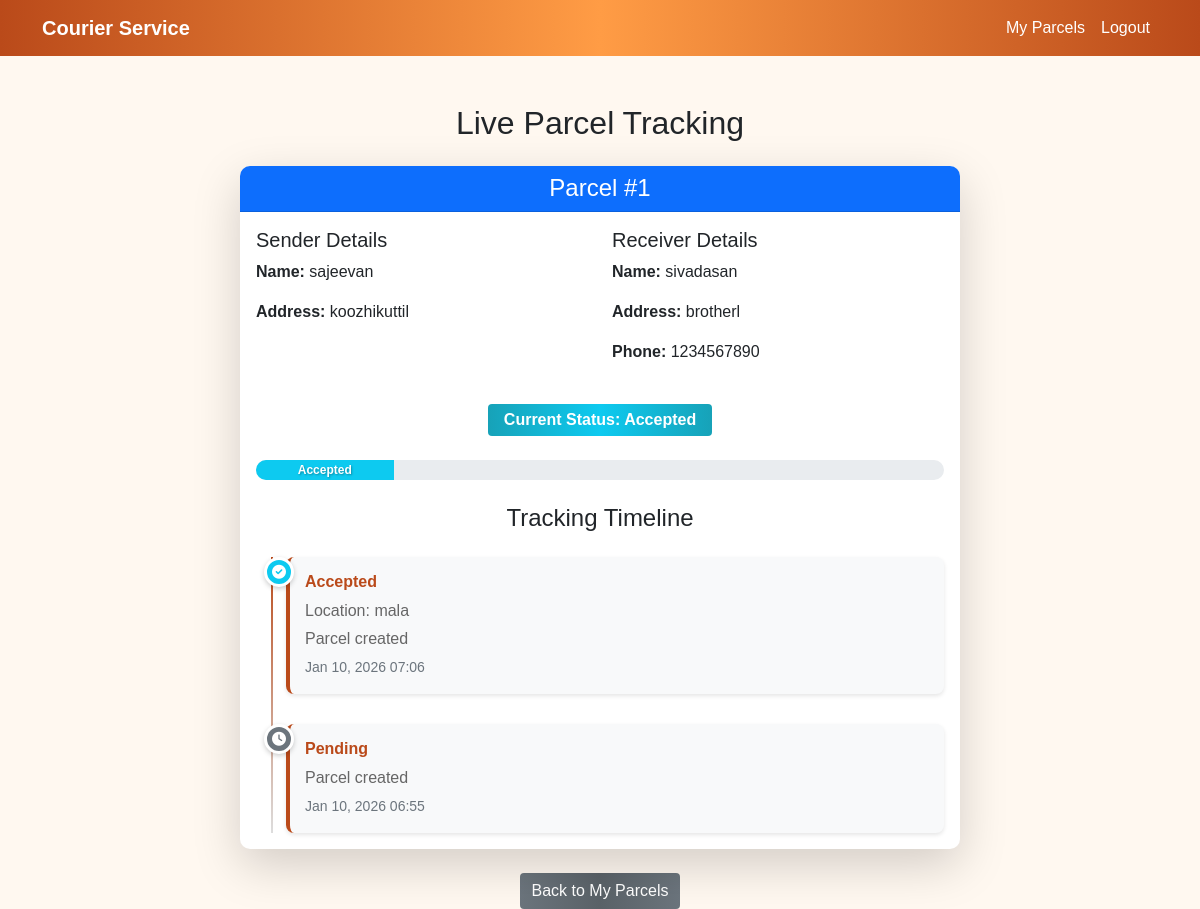
The page /parcel/1/tracking/ (signed in) on the database its author committed.
### courier/models.py (models this page shows, shortened)
class Parcel(models.Model):
    STATUS_CHOICES = [
        ('pending', 'Pending'),
        ('accepted', 'Accepted'),
        ('will_reach_soon', 'Will Reach Soon'),
        ('collected', 'Collected'),
        ('started_journey', 'Started Journey'),
        ('will_arrive_soon', 'Will Arrive Soon'),
        ('delivered', 'Delivered'),
        ('cancelled', 'Cancelled'),
    ]
    user = models.ForeignKey(CustomUser, on_delete=models.CASCADE)
    sender_name = models.CharField(max_length=100)
    sender_address = models.TextField()
    receiver_name = models.CharField(max_length=100)
    receiver_address = models.TextField()
    receiver_phone = models.CharField(max_length=15)
    description = models.TextField()
    weight = models.DecimalField(max_digits=5, decimal_places=2)
    status = models.CharField(max_length=20, choices=STATUS_CHOICES, default='pending')
    created_at = models.DateTimeField(auto_now_add=True)
    updated_at = models.DateTimeField(auto_now=True)

class Tracking(models.Model):
    parcel = models.ForeignKey(Parcel, on_delete=models.CASCADE, related_name='trackings')
    status = models.CharField(max_length=20, choices=Parcel.STATUS_CHOICES)
    location = models.CharField(max_length=100, blank=True)
    notes = models.TextField(blank=True)
    timestamp = models.DateTimeField(auto_now_add=True)

### courier/views.py (the view)
# urls.py: path('parcel/<int:parcel_id>/tracking/', views.parcel_tracking, name='parcel_tracking'),
@login_required
def parcel_tracking(request, parcel_id):
    parcel = get_object_or_404(Parcel, id=parcel_id, user=request.user)
    trackings = parcel.trackings.all().order_by('-timestamp')
    return render(request, 'parcel_tracking.html', {'parcel': parcel, 'trackings': trackings})

### templates/parcel_tracking.html (shortened to what this page needs)
{% extends 'base.html' %}
{% block content %}
<div class="container mt-5">
    <h2 class="text-center mb-4">Live Parcel Tracking</h2>
    <div class="row justify-content-center">
        <div class="col-lg-8">
            <div class="card shadow-lg">
                <div class="card-header bg-primary text-white text-center">
                    <h4 class="mb-0">Parcel #{{ parcel.id }}</h4>
                </div>
                <div class="card-body">
                    <div class="row mb-4">
                        <div class="col-md-6">
                            <h5>Sender Details</h5>
                            <p><strong>Name:</strong> {{ parcel.sender_name }}</p>
                            <p><strong>Address:</strong> {{ parcel.sender_address }}</p>
                        </div>
                        <div class="col-md-6">
                            <h5>Receiver Details</h5>
                            <p><strong>Name:</strong> {{ parcel.receiver_name }}</p>
                            <p><strong>Address:</strong> {{ parcel.receiver_address }}</p>
                            <p><strong>Phone:</strong> {{ parcel.receiver_phone }}</p>
                        </div>
                    </div>
                    <div class="text-center mb-4">
                        <span class="badge fs-6 px-3 py-2
                            {% if parcel.status == 'delivered' %}bg-success
                            {% elif parcel.status == 'will_arrive_soon' or parcel.status == 'started_journey' %}bg-warning text-dark
                            {% elif parcel.status == 'accepted' or parcel.status == 'will_reach_soon' or parcel.status == 'collected' %}bg-info
                            {% else %}bg-secondary{% endif %}">
                            Current Status: {{ parcel.get_status_display }}
                        </span>
                    </div>
                    <div class="mb-4">
                        <div class="progress" style="height: 20px;">
                            <div class="progress-bar
                                {% if parcel.status == 'delivered' %}bg-success
                                {% elif parcel.status == 'will_arrive_soon' or parcel.status == 'started_journey' %}bg-warning
                                {% elif parcel.status == 'accepted' or parcel.status == 'will_reach_soon' or parcel.status == 'collected' %}bg-info
                                {% else %}bg-secondary{% endif %}"
                                role="progressbar"
                                style="width:
                                {% if parcel.status == 'pending' %}10%
                                {% elif parcel.status == 'accepted' %}20%
                                {% elif parcel.status == 'will_reach_soon' %}35%
                                {% elif parcel.status == 'collected' %}50%
                                {% elif parcel.status == 'started_journey' %}65%
                                {% elif parcel.status == 'will_arrive_soon' %}85%
                                {% elif parcel.status == 'delivered' %}100%
                                {% else %}5%{% endif %}"
                                aria-valuenow="
                                {% if parcel.status == 'pending' %}10
                                {% elif parcel.status == 'accepted' %}20
                                {% elif parcel.status == 'will_reach_soon' %}35
                                {% elif parcel.status == 'collected' %}50
                                {% elif parcel.status == 'started_journey' %}65
                                {% elif parcel.status == 'will_arrive_soon' %}85
                                {% elif parcel.status == 'delivered' %}100
                                {% else %}5{% endif %}"
                                aria-valuemin="0"
                                aria-valuemax="100">
                                {{ parcel.get_status_display }}
                            </div>
                        </div>
                    </div>
                    <h4 class="text-center mb-4">Tracking Timeline</h4>
                    <div class="tracking-timeline">
                        {% for tracking in trackings %}
                        <div class="timeline-item {% if forloop.first %}active{% endif %}">
                            <div class="timeline-marker
                                {% if tracking.status == 'delivered' %}bg-success
                                {% elif tracking.status == 'will_arrive_soon' or tracking.status == 'started_journey' %}bg-warning
                                {% elif tracking.status == 'accepted' or tracking.status == 'will_reach_soon' or tracking.status == 'collected' %}bg-info
                                {% else %}bg-secondary{% endif %}">
                                <i class="fas
                                    {% if tracking.status == 'pending' %}fa-clock
                                    {% elif tracking.status == 'accepted' %}fa-check-circle
                                    {% elif tracking.status == 'will_reach_soon' %}fa-map-marker-alt
                                    {% elif tracking.status == 'collected' %}fa-hand-paper
                                    {% elif tracking.status == 'started_journey' %}fa-route
                                    {% elif tracking.status == 'will_arrive_soon' %}fa-shipping-fast
                                    {% elif tracking.status == 'delivered' %}fa-box-open
                                    {% else %}fa-times-circle{% endif %}"></i>
                            </div>
                            <div class="timeline-content">
                                <h6 class="timeline-title">{{ tracking.get_status_display }}</h6>
                                <p class="timeline-text mb-1">
                                    {% if tracking.location %}Location: {{ tracking.location }}{% endif %}
                                </p>
                                {% if tracking.notes %}
                                <p class="timeline-text mb-1">{{ tracking.notes }}</p>
                                {% endif %}
                                <small class="text-muted">{{ tracking.timestamp|date:"M d, Y H:i" }}</small>
                            </div>
                        </div>
                        {% endfor %}
                    </div>
                </div>
            </div>
        </div>
    </div>
    <div class="text-center mt-4">
        <a href="{% url 'my_parcels' %}" class="btn btn-secondary">Back to My Parcels</a>
    </div>
</div>
{% endblock %}

### templates/base.html (shortened to what this page needs)
{% load static %}
<!DOCTYPE html>
<html lang="en">
<head>
    <link href="https://cdn.jsdelivr.net/npm/bootstrap@5.1.3/dist/css/bootstrap.min.css" rel="stylesheet">
    <link rel="stylesheet" href="https://cdnjs.cloudflare.com/ajax/libs/font-awesome/6.0.0/css/all.min.css">
    <link href="{% static 'css/style.css' %}" rel="stylesheet">
</head>
<body>
    <nav class="navbar navbar-expand-lg navbar-light bg-light">
        <div class="container">
            <a class="navbar-brand" href="{% url 'home' %}">Courier Service</a>
            <div class="navbar-nav ms-auto">
                {% if user.is_authenticated %}
                    {% if user.is_staff %}
                        <a class="nav-link" href="{% url 'admin_dashboard' %}">Admin Dashboard</a>
                   {% else %}
                    <a class="nav-link" href="{% url 'my_parcels' %}">My Parcels</a>
                        {% endif %}
                    <a class="nav-link" href="{% url 'logout' %}">Logout</a>
                {% else %}
                    <a class="nav-link" href="{% url 'login' %}">Login</a>
                    <a class="nav-link" href="{% url 'register' %}">Register</a>
                {% endif %}
            </div>
        </div>
    </nav>
    <div class="container mt-4">
        {% block content %}{% endblock %}
    </div>
</body>
</html>

### static/css/style.css (style rules this page uses)
body { font-family: 'Arial', sans-serif; background: #fff8f0; }
.navbar { background: linear-gradient(to right, rgb(186, 74, 26),rgb(255, 156, 69),rgb(186, 74, 26) )!important; }
.navbar-brand { font-weight: bold; color: white !important; }
.navbar-nav .nav-link { color: white !important; }
.btn-secondary { background: linear-gradient(to right, #6c757d, #5a6268, #6c757d); border: none; }
.card { border: none; box-shadow: 0 4px 8px rgba(0,0,0,0.1); border-radius: 10px; }
.badge { font-size: 0.8em; }
.card-header { background: linear-gradient(to right, rgb(186, 74, 26)); color: white; border-radius: 10px 10px 0 0 !important; }
.badge.bg-info { background: linear-gradient(to right, #17a2b8, #0dcaf0, #17a2b8) !important; }
.tracking-timeline { position: relative; padding-left: 30px; }
.tracking-timeline::before { content: ''; position: absolute; left: 15px; top: 0; bottom: 0; width: 2px; background: linear-gradient(to bottom, rgb(186, 74, 26), #ddd); }
.timeline-item { position: relative; margin-bottom: 30px; opacity: 0.6; transform: translateX(-10px); transition: all 0.5s ease; }
.timeline-item.active { opacity: 1; transform: translateX(0); }
.timeline-item:last-child { margin-bottom: 0; }
.timeline-marker { position: absolute; left: -22px; top: 0; width: 30px; height: 30px; border-radius: 50%; display: flex; align-items: center; justify-content: center; color: white; border: 3px solid white; box-shadow: 0 2px 5px rgba(0,0,0,0.2); z-index: 1; animation: pulse 2s infinite; }
.timeline-marker i { font-size: 14px; }
.timeline-content { background: #f8f9fa; padding: 15px; border-radius: 8px; border-left: 4px solid rgb(186, 74, 26); box-shadow: 0 2px 4px rgba(0,0,0,0.1); }
.timeline-title { margin: 0 0 8px 0; color: rgb(186, 74, 26); font-weight: bold; }
.timeline-text { margin: 0; color: #666; }
.timeline-item:nth-child(1) { animation-delay: 0.1s; }
.timeline-item:nth-child(2) { animation-delay: 0.3s; }
.timeline-item { animation: slideInLeft 0.6s ease-out forwards; }
.progress { background-color: #e9ecef; border-radius: 10px; overflow: hidden; }
.progress-bar { transition: width 1s ease-in-out; font-weight: bold; text-shadow: 1px 1px 2px rgba(0,0,0,0.3); }

### rows shown on the page
Parcel: id "1", sender_name "sajeevan", sender_address "koozhikuttil", receiver_name "sivadasan", receiver_address "brotherl", receiver_phone "1234567890", status "Accepted"
Tracking: status "Accepted", location "mala", notes "Parcel created", timestamp "Jan 10, 2026 07:06"
Tracking: status "Pending", notes "Parcel created", timestamp "Jan 10, 2026 06:55"
